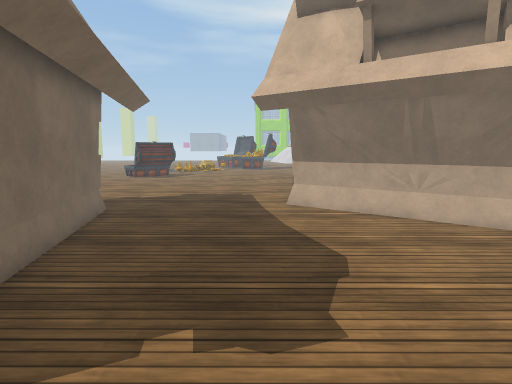
[1] (above)

12 first-person views from a walk through a Unity game level. The camera is 1.2 m above the floor, tilts 8° down and sees 80° across. The floor is counted in squares, 0.5 m on a side. Each view is taken from the middle of a square. On the plan, view 1 faces up. The plan holds only what a view shows up to about 19 squares ahead; the rest is blank. The place goes on beyond the plan. The player character is not drawn. Some animated figures are left out. Some surface patterns are stand-ins.

[2]
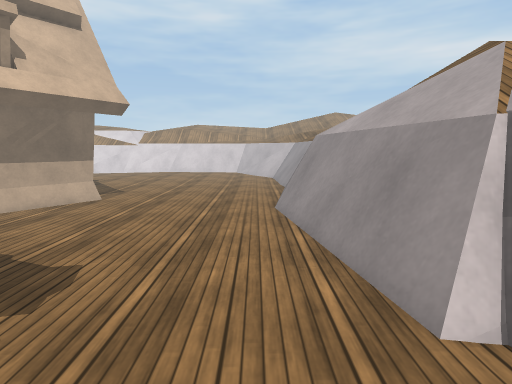

[3]
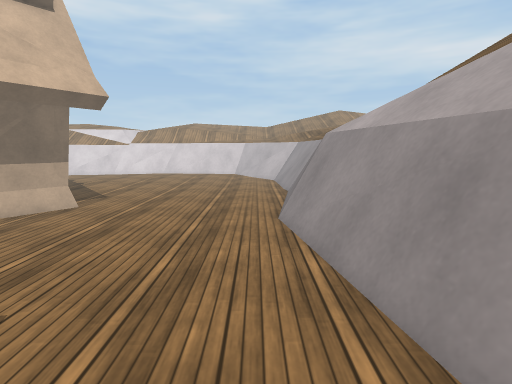

[4]
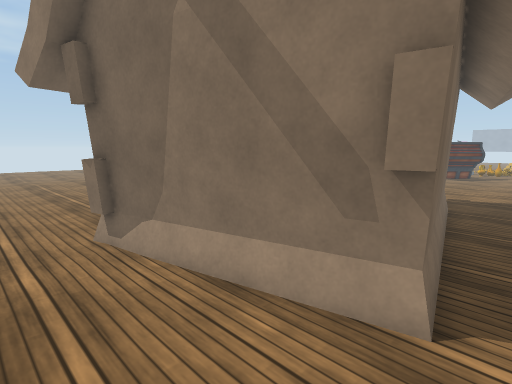

[5]
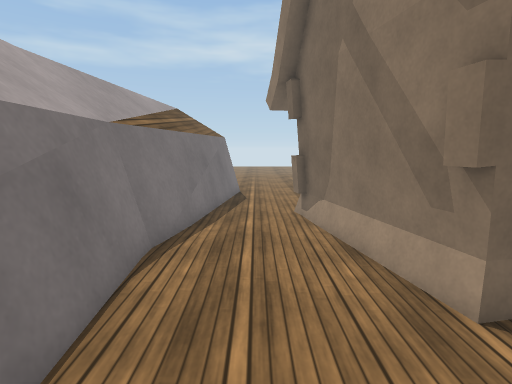

[6]
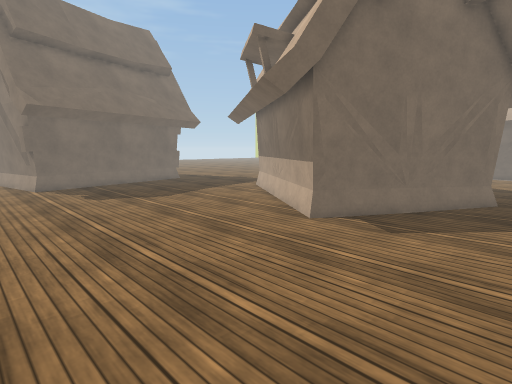

[7]
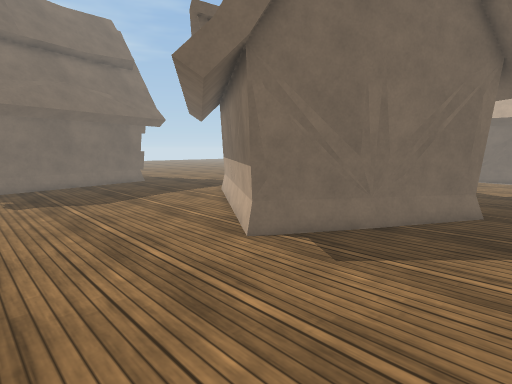

[8]
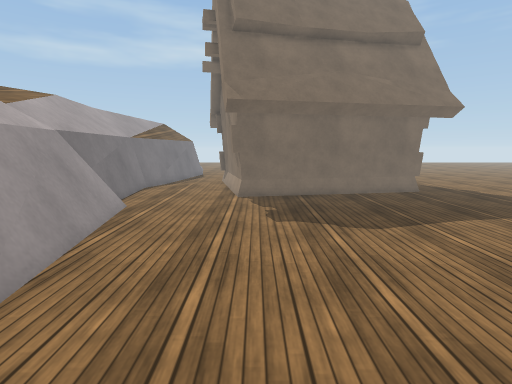

[9]
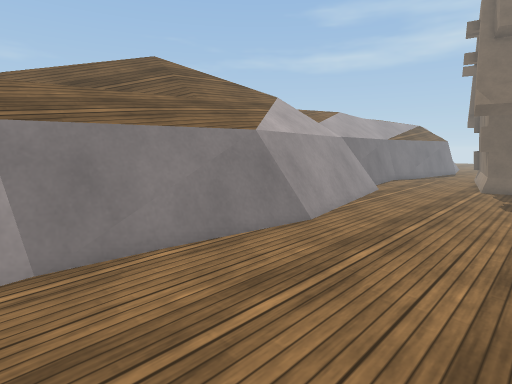

[10]
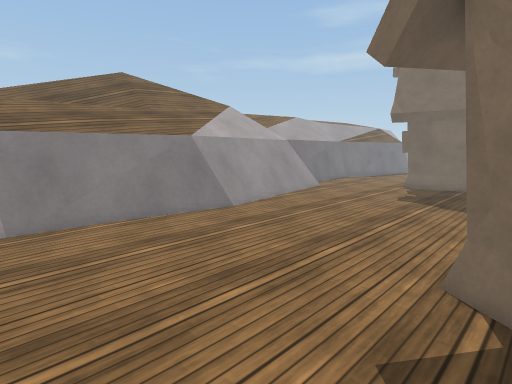

[11]
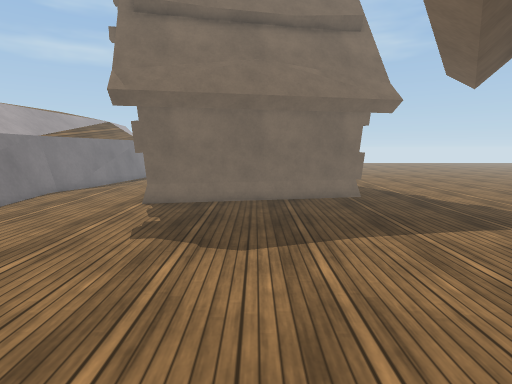

[12]
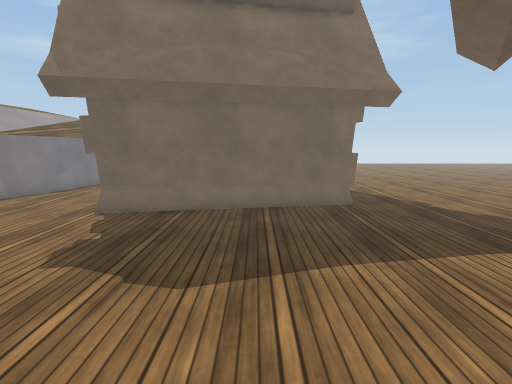

### Floor plan
Key: @ floor where view 1 was taken; # wall or solid block; . main floor; : floor 2 m higher than the main floor; + floor 2.25 m higher than the main floor; * floor 2.5 m higher than the main floor; / step, stairs or slope; = window, fence, low wall or low ledge; v drop or lower ground; H house; O other object.
Columns run from 11 left of view 1 to 16 right of it. Each row starts with its distance up from view 1.
 12      O........H###     #H..
 11      #..........H##    H...
 10      #...........H#####H....
  9      #O............H##H.....
  8       O.............H#......
  7       #.....................
  6       #.....................
  5       #.....................
  4       #O....................
  3       #O....................
  2    ####O....................
  1 ##OOO.......................
  0 O..........@................
 -1 ................###=###.....
 -2 ...........##=============##
 -3 #==#..###=====vv///////vv===
 -4 #v#==##===v////////////////
 -5 ///////////////////////////
 -6 //////////+: //////////+///
 -7      ****++    ////////+
 -8                  ///////+
 -9                   ////////
-10                     //////

Positions as (right, up) in squares from view 1, and headings:
1: (0, 0), facing up
2: (-5, 0), facing right
3: (-3, 0), facing right
4: (-3, -2), facing up-left
5: (0, -1), facing left
6: (16, -1), facing up-left
7: (16, 2), facing up-left
8: (11, 3), facing left
9: (16, 5), facing down-left
10: (16, 9), facing down-left
11: (9, 7), facing left
12: (7, 8), facing left
